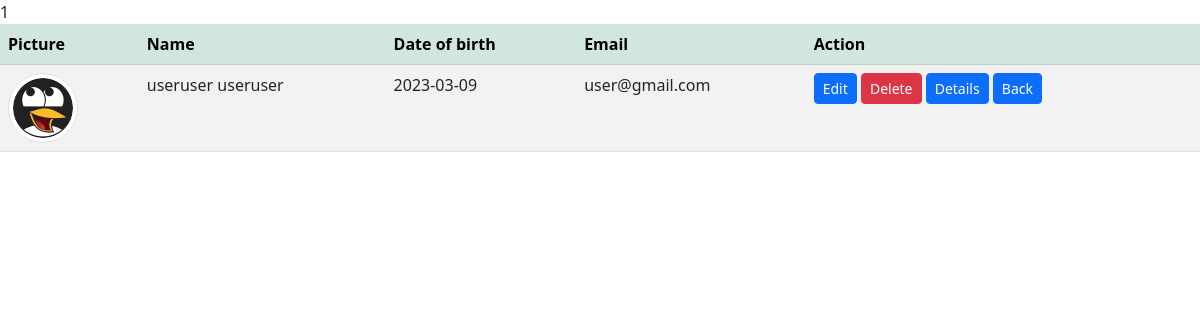
The page /details.php?id=8 on the database its author committed.
### tables this page shows
CREATE TABLE `user` (
  `id` int(11) NOT NULL,
  `first_name` varchar(255) NOT NULL,
  `last_name` varchar(255) NOT NULL,
  `password` varchar(255) NOT NULL,
  `date_of_birth` date NOT NULL,
  `email` varchar(255) NOT NULL,
  `image` varchar(255) DEFAULT NULL,
  `status` varchar(5) NOT NULL DEFAULT 'user'
);

### details.php (the view, shortened to what this page needs)
<?php
    require_once "components/db_connect.php";
    $id = $_GET["id"];
    $sql = "SELECT * FROM user WHERE id = $id";
    $result = mysqli_query($connect, $sql);
    $tbody = '';
    if (mysqli_num_rows($result) > 0) {
        while ($row = mysqli_fetch_assoc($result)) {
            $tbody .= "<tr>
                <td><img class='img-thumbnail rounded-circle' src='pictures/" . $row['image'] . "' alt=" . $row['first_name'] . "></td>
                <td> {$row['first_name']}  {$row['last_name']}  </td>
                <td> {$row['date_of_birth']}  </td>
                <td> {$row['email']}  </td>
                <td><a href='update.php?id= {$row['id']}'><button class='btn btn-primary btn-sm' type='button'>Edit</button></a>
                <a href='delete.php?id={$row['id']}'><button class='btn btn-danger btn-sm' type='button'>Delete</button></a>
                <a href='details.php?id={$row['id']}'><button class='btn btn-primary btn-sm' type='button'>Details</button></a>
                <a href='dashboard.php'><button class='btn btn-primary btn-sm' type='button'>Back</button></a>
                </td>
             </tr>";
        }
    } else {
        $tbody = "<tr><td colspan='5'><center>No Data Available </center></td></tr>";
    }
?>
<!DOCTYPE html>
<html lang="en">
<head>
    <?=  require_once "components/boot.php";  ?>
</head>
<body>
    <div>
        <table class='table table-striped'>
                    <thead class='table-success'>
                        <tr>
                            <th>Picture</th>
                            <th>Name</th>
                            <th>Date of birth</th>
                            <th>Email</th>
                            <th>Action</th>
                        </tr>
                    </thead>
                    <tbody>
                        <?= $tbody ?>
                    </tbody>
                </table>
    </div>
</body>
</html>

### details.php (style rules this page uses)
.img-thumbnail { width: 70px !important; height: 70px !important; }

### rows shown on the page
user: image (picture), first_name "useruser", last_name "useruser", date_of_birth "2023-03-09", email "user@gmail.com"
